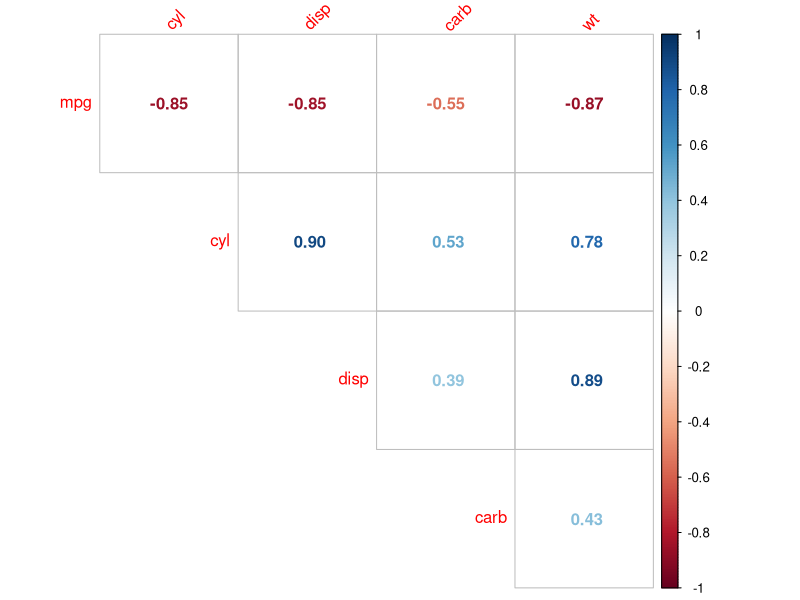
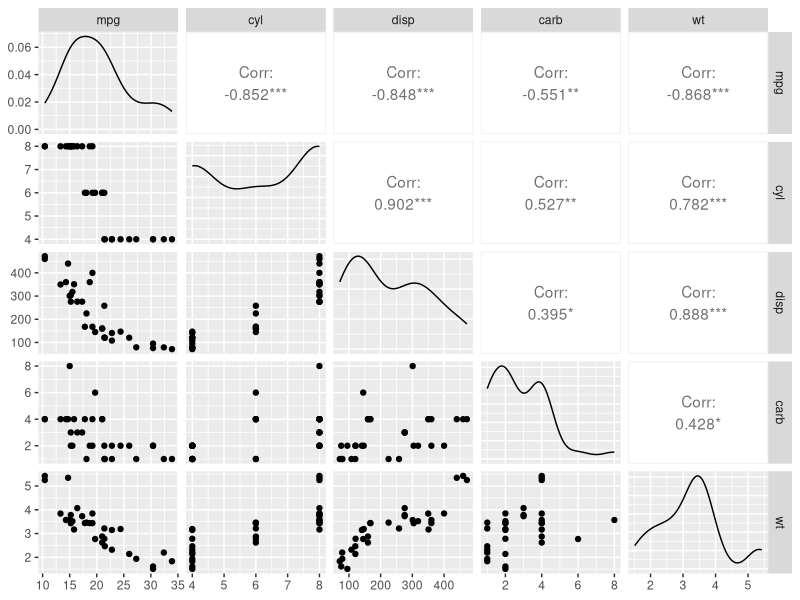

Generate these figures, in order, with R:
#coeficiente de correlação -1<r<1
# r =1 correção forte positiva
# r=-1 correlação forte negativa
# r= 0 ausência de correlação (linear)

x <- mtcars$mpg
y <- mtcars$wt

cor(x,y)
cor.test(x,y)

mtcars |>
  dplyr::select(mpg, cyl, disp, carb, wt) |>
  cor() |>
  corrplot::corrplot(diag = FALSE,
                     method="number",
                     type="upper",
                     tl.srt=45)
mtcars |>
  dplyr::select(mpg, cyl, disp, carb, wt) |>
  GGally::ggpairs()
